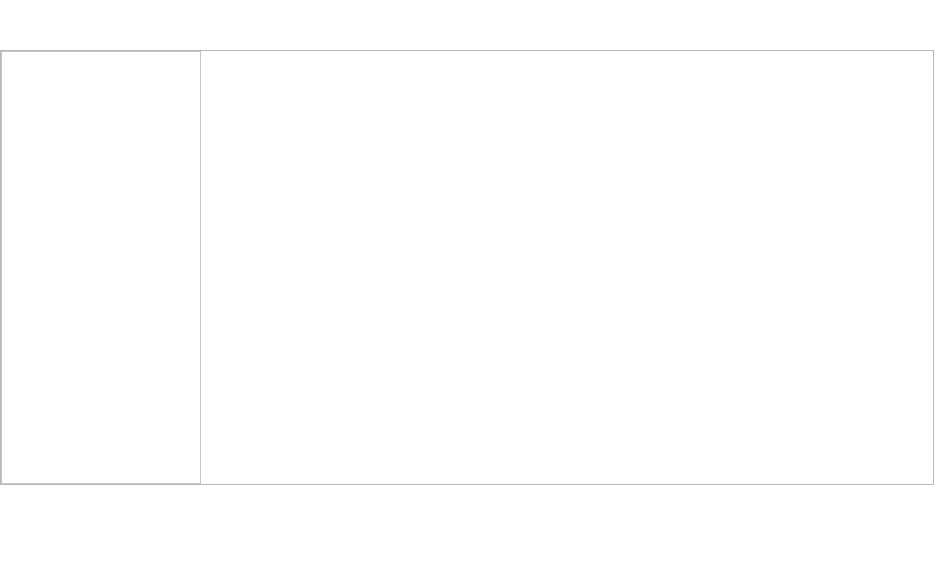
<?xml version="1.0" encoding="UTF-8"?>
<ui version="4.0">
 <class>SideMenu</class>
 <widget class="QWidget" name="SideMenu">
  <property name="geometry">
   <rect>
    <x>0</x>
    <y>0</y>
    <width>934</width>
    <height>585</height>
   </rect>
  </property>
  <property name="windowTitle">
   <string>Form</string>
  </property>
  <property name="styleSheet">
   <string notr="true">#SideMenu {
background-color: rgb(255, 255, 255);
}</string>
  </property>
  <layout class="QVBoxLayout" name="verticalLayout">
   <property name="spacing">
    <number>0</number>
   </property>
   <property name="leftMargin">
    <number>0</number>
   </property>
   <property name="topMargin">
    <number>0</number>
   </property>
   <property name="rightMargin">
    <number>0</number>
   </property>
   <property name="bottomMargin">
    <number>0</number>
   </property>
   <item>
    <widget class="QFrame" name="frameTop">
     <property name="minimumSize">
      <size>
       <width>0</width>
       <height>50</height>
      </size>
     </property>
     <property name="maximumSize">
      <size>
       <width>16777215</width>
       <height>50</height>
      </size>
     </property>
     <property name="styleSheet">
      <string notr="true">#frameTop {
background-color: rgba(255, 255, 255, 0.01);
}</string>
     </property>
     <property name="frameShape">
      <enum>QFrame::StyledPanel</enum>
     </property>
     <property name="frameShadow">
      <enum>QFrame::Raised</enum>
     </property>
    </widget>
   </item>
   <item>
    <widget class="QFrame" name="frameMiddle">
     <property name="frameShape">
      <enum>QFrame::StyledPanel</enum>
     </property>
     <property name="frameShadow">
      <enum>QFrame::Raised</enum>
     </property>
     <layout class="QHBoxLayout" name="horizontalLayout">
      <property name="spacing">
       <number>0</number>
      </property>
      <property name="leftMargin">
       <number>0</number>
      </property>
      <property name="topMargin">
       <number>0</number>
      </property>
      <property name="rightMargin">
       <number>0</number>
      </property>
      <property name="bottomMargin">
       <number>0</number>
      </property>
      <item>
       <widget class="QFrame" name="frameMenu">
        <property name="minimumSize">
         <size>
          <width>200</width>
          <height>0</height>
         </size>
        </property>
        <property name="maximumSize">
         <size>
          <width>200</width>
          <height>16777215</height>
         </size>
        </property>
        <property name="styleSheet">
         <string notr="true">#frameMenu {
background-color: rgb(255, 255, 255);
}</string>
        </property>
        <property name="frameShape">
         <enum>QFrame::StyledPanel</enum>
        </property>
        <property name="frameShadow">
         <enum>QFrame::Raised</enum>
        </property>
        <layout class="QGridLayout" name="gridLayout">
         <property name="leftMargin">
          <number>0</number>
         </property>
         <property name="topMargin">
          <number>0</number>
         </property>
         <property name="rightMargin">
          <number>0</number>
         </property>
         <property name="bottomMargin">
          <number>0</number>
         </property>
         <property name="spacing">
          <number>0</number>
         </property>
        </layout>
       </widget>
      </item>
      <item>
       <widget class="QFrame" name="frameSpace">
        <property name="styleSheet">
         <string notr="true">#frameSpace {
background-color: rgba(255, 255, 255, 0.01);
}</string>
        </property>
        <property name="frameShape">
         <enum>QFrame::StyledPanel</enum>
        </property>
        <property name="frameShadow">
         <enum>QFrame::Raised</enum>
        </property>
       </widget>
      </item>
     </layout>
    </widget>
   </item>
   <item>
    <widget class="QFrame" name="frameBottom">
     <property name="minimumSize">
      <size>
       <width>0</width>
       <height>100</height>
      </size>
     </property>
     <property name="maximumSize">
      <size>
       <width>16777215</width>
       <height>100</height>
      </size>
     </property>
     <property name="styleSheet">
      <string notr="true">#frameBottom {
background-color: rgba(255, 255, 255, 0.01);
}</string>
     </property>
     <property name="frameShape">
      <enum>QFrame::StyledPanel</enum>
     </property>
     <property name="frameShadow">
      <enum>QFrame::Raised</enum>
     </property>
    </widget>
   </item>
  </layout>
 </widget>
 <resources/>
 <connections/>
</ui>
